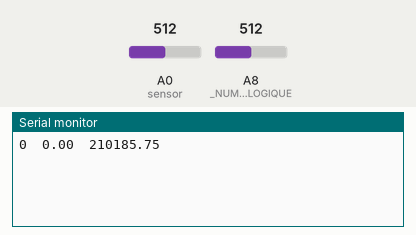
This sketch was run on a simulated Arduino Mega 2560, built with avr-gcc and run on an emulated ATmega2560. Shown: the last lines printed to the serial monitor. The test bench sets the inputs (shaded band); at power-on: A8 (_NUMER0_BROCHE_ANALOGIQUE) = 512, A0 (sensor) = 512.

Above: at 1.2 s.
1.3 s: A8 (_NUMER0_BROCHE_ANALOGIQUE) set to 716
At 2.6 s:
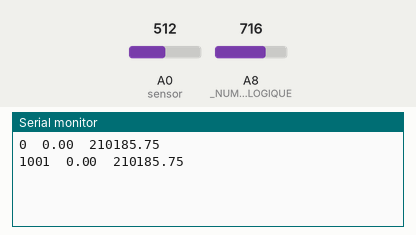
2.8 s: A0 (sensor) set to 40
At 3.8 s:
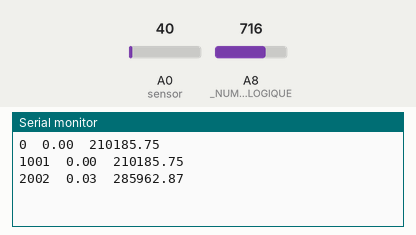
4.3 s: A0 (sensor) set to 60
At 5.6 s:
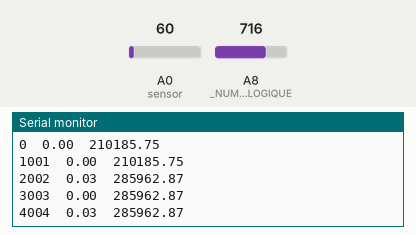
5.8 s: A8 (_NUMER0_BROCHE_ANALOGIQUE) set to 900
At 6.4 s:
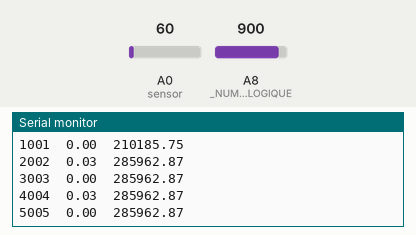
Timing chart, 0 to 8.3 s (numbered marks = the images above; inputs shaded):
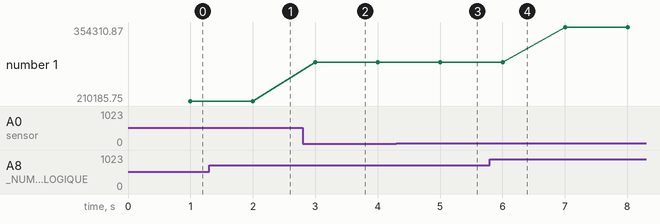

The sketch:

pression_vitesse.ino
```cpp
 #define _NUMER0_BROCHE_ANALOGIQUE A8          //Broche analogique utilisée par le capteur pression. (Dépend de la localisation du capteur sur la carte EDUCA DUINO Lab).
int sensor = A0; // broche pour détection du capteur
 int etatSensor ; // état du capteur (haut ou bas)
 unsigned long start_time=0; //temps de début d'un comptage
 unsigned long end_time =0; //temps de fin d'un comptage
 int nb_trous =20 ; // nombre de trous de la roue codeuse
 bool etat_old= false ; //
 bool  etat_new = false; // les états vont changer à chaque chaque modiication de la valeu lue par le capteur (haut/5V ou bas/0V)
 int compt=0; // comptage initialisé à 0
 float rps=0; // vitesse intialisée à 0
 long temps; //mesure du temps pour l'acquisition


 //==================================================================================================
 // Converti la valeur numérique en une valeur de tension.
 // Le Convertisseur Analogique Numérique converti la tension sur 10bits.
 // Pour une tension de 0V la valeur numérique est 0.
 // Pour une tension de 5V la valeur numérique est 1023.
 //==================================================================================================
 float ConvertiValeurMesureAnalogiqueEnTension(int _valeurNumerique)
 {
 // La fonction de conversion valeur numérique/tension est de la forme tension = a * valeurNumerique.
 const int   _VALEUR_NUMERIQUE_MIN= 0;
 const float _VALEUR_TENSION_MIN  = 0.0;
 const int   _VALEUR_NUMERIQUE_MAX= 1023;   // convertisseur 10bits
 const float _VALEUR_TENSION_MAX  = 5.0;
   //calcul du coefficient directeur
   float a = (_VALEUR_TENSION_MAX-_VALEUR_TENSION_MIN)/(_VALEUR_NUMERIQUE_MAX-_VALEUR_NUMERIQUE_MIN);
   //calcul de la tension
   float tension_V= a * _valeurNumerique;
   return(tension_V);
 }
 //==================================================================================================
 // Converti la valeur de tension en une valeur de pression.
 // On mesure une tension de 0V pour une pression de  200hPa.
 // On mesure une tension de 5V pour une pression de 4000hPa.
 //==================================================================================================
 float ConvertiTensionEnPression(float _tension)
 {
 // La fonction de conversion tension vers pression est de la forme pression = a * tension +b.
 const float _VALEUR_PRESSION_MIN= 200.0;
 const float _VALEUR_TENSION_MIN = 0.0;
 const float _VALEUR_PRESSION_MAX= 4000.0; //
 const float _VALEUR_TENSION_MAX = 5.0;
   // calcul du coefficient directeur
   float a = (_VALEUR_PRESSION_MAX-_VALEUR_PRESSION_MIN)/(_VALEUR_TENSION_MAX-_VALEUR_TENSION_MIN);
   // calcul du coefficient décalage à l'origine.
   float b = _VALEUR_PRESSION_MAX - a * _VALEUR_TENSION_MAX;
   //calcul de la pression
   float pression_Pa= (a * _tension) + b; // Pression en hecto Pascal.
   pression_Pa = pression_Pa * 100;       // Pression en Pascal
   return(pression_Pa);
 }


 void setup()
 {
 pinMode(sensor,INPUT); // la broche A0est déclarée comme entrée
   Serial.begin(9600); // pour le moniteur série
   temps = millis(); // mesure du temps
 }
 void loop()
 {
 // Lecture de la valeur du capteur sur l'entree analogique.
 // La valeur mesurée par le Convertisseur Analogique Numérique prend pour valeur 0 pour une tension de 0V et 1023 pour une tension de 5V.
 int valeurNumerique = analogRead(_NUMER0_BROCHE_ANALOGIQUE);
 float tension_P_V   = ConvertiValeurMesureAnalogiqueEnTension(valeurNumerique);
 float pression_Pa = ConvertiTensionEnPression(tension_P_V);
  compt = 0;
  start_time=millis(); //on mesure le temps
  end_time=start_time+1000; // pour un comptage toutes les secondes
  temps = millis(); //mesure du temps pour l'acquisition
 while(millis()<end_time){ // comptage sur une seconde
   if (analogRead(sensor)< 50){
     etat_new = true;
   }
   else {
     etat_new =false;
   }
   if (etat_old != etat_new) {
     etat_old = etat_new;
     compt = compt + 1;
   }
 }
 rps = float(compt)/(2*nb_trous) ; // il faut diviser par 2 car pour chaque trou , deux changements d'état vont être détectés

 Serial.print(temps);
 Serial.print("\t");
 Serial.print(rps);
 Serial.print("\t");
 Serial.println(pression_Pa);
 }
```

Measured:
- after the input at 2.8 s, the serial monitor: prints a new line after 0.20 s (image 2)
- after the input at 4.3 s, the serial monitor: prints a new line after 0.70 s (image 3)
- plotted number 1: 285962.87 → 354310.87 after the input at 5.8 s
